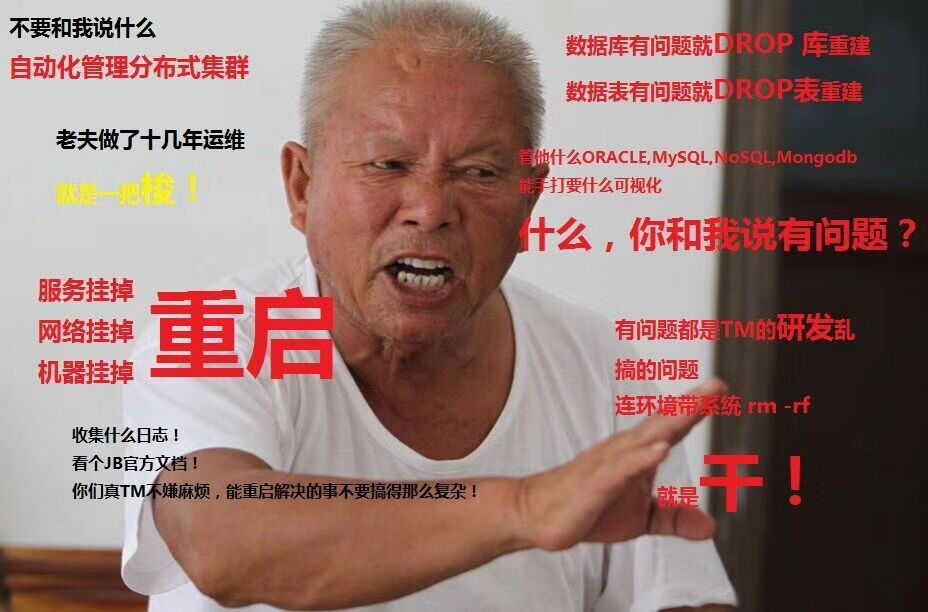
#> input picture fishc/2.jpg, 928 x 612 px
$ python myPil.py
#> lines starting #> are read from the running program, lines starting #| are printed output that depends on the picture
#> the answer given: 2.jpg
from PIL import Image
import os
#获取自称字符画的所有字符
def pictexts(pic, asciis, zoom, vscale):
#> called with pic = '2.jpg', asciis = '@%#*+=-:. ', zoom = 0.3, vscale = 0.15
    img = Image.open(pic)
#> img is the input picture: PIL image 928x612 RGB; mean R, G, B 147.9, 118.2, 112.9
    # 灰度模式
    out = img.convert("L")
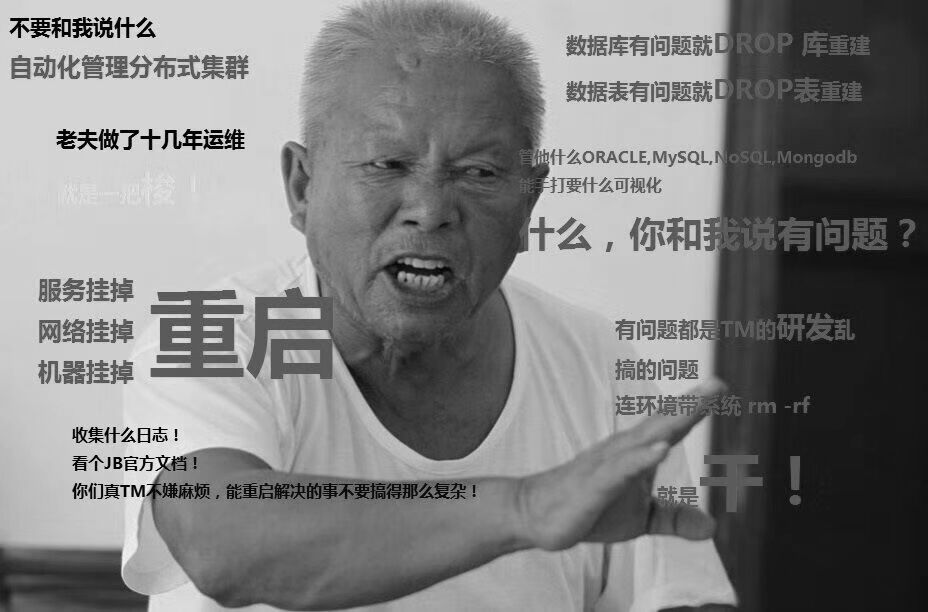
#> out: PIL image 928x612 L; min 0, max 250, mean 126.5
    # out.show()
    width, height = out.size
#> width = 928; height = 612
    #重置一下大小
    out = out.resize((int(width * zoom), int(height * vscale))) # out.size(元组)
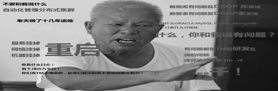
#> out: PIL image 278x91 L; min 16, max 240, mean 126.5
    width, height = out.size
#> width = 278; height = 91
    asciisLen = len(asciis)
    texts = ''
    for row in range(height):
        for col in range(width):
            gray = out.getpixel((col, row))
            try:
                texts += asciis[int(gray / 255 * asciisLen)]
            except Exception as e:
                pass
        texts += "\n"
    return texts


def main():
    os.chdir(r'C:\Users\tengy\PycharmProjects\alped\fishc')
    print(f'当前工作目录是：{os.getcwd()}')
    pic = input('plz input a pic name: ')
    #asciis字符串值必须按照这几个特殊字符的灰度程度又重到轻顺序排列
    asciis = "@%#*+=-:. "
    zoom = 0.3
    vscale = 0.5 * 0.3
    text = pictexts(pic, asciis, zoom, vscale)
    with open('text.txt', "w") as file:
        file.write(text)

if __name__ == '__main__':
    main()
